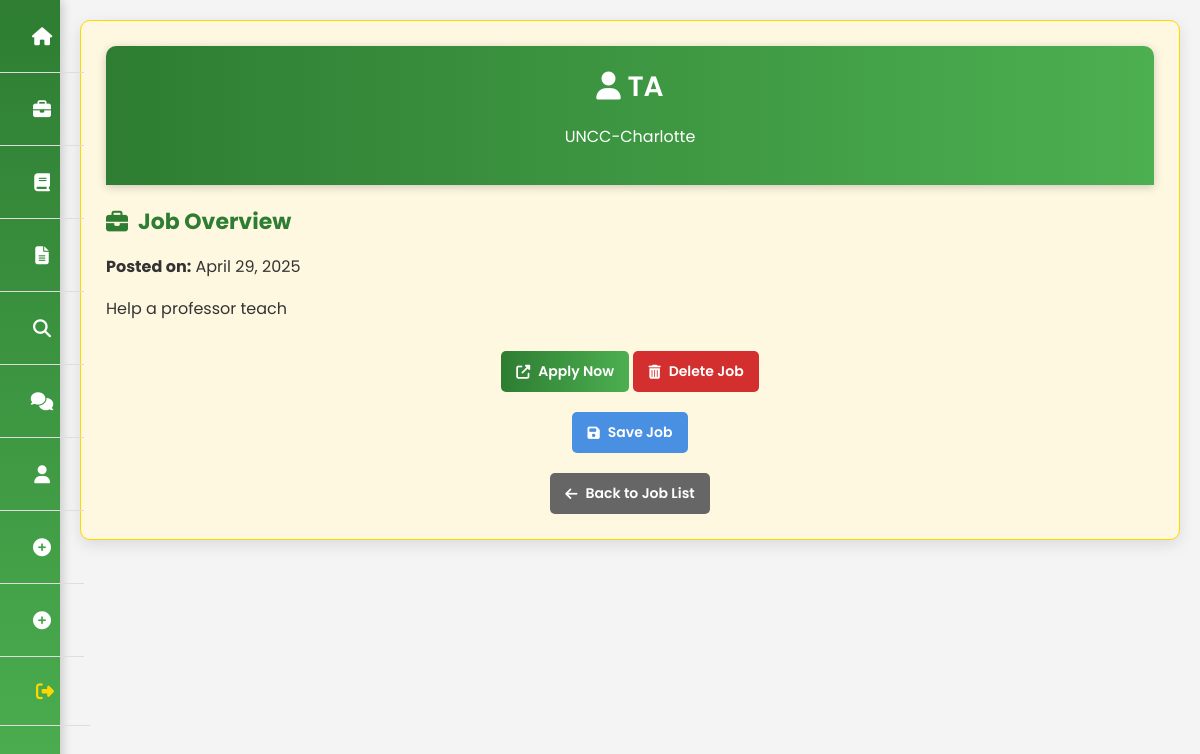
/job/3/ (signed in), run on the app's committed database.
### courses/models.py (models this page shows)
class JobListing(models.Model):
    title = models.CharField(max_length=200)
    company = models.CharField(max_length=100)
    location = models.CharField(max_length=100)
    description = models.TextField()
    application_link = models.URLField()
    posted_at = models.DateTimeField(auto_now_add=True)
    posted_by = models.ForeignKey(User, on_delete=models.CASCADE)
    def __str__(self):
        return self.title

### courses/views.py (the view)
# urls.py: path('job/<int:job_id>/', views.job_detail, name='job_detail'),
@login_required
def job_detail(request, job_id):
    job = get_object_or_404(JobListing, id=job_id)
    is_saved = SavedJob.objects.filter(user=request.user, job=job).exists()
    context = {
        'job': job,
        'is_saved': is_saved,
    }
    return render(request, 'courses/job_detail.html', context)

### courses/templates/courses/job_detail.html (shortened to what this page needs)
{% extends 'courses/base.html' %}
{% block content %}
<div class="container">
    <div class="page-header">
        <h1><i class="fas fa-user"></i> {{ job }}</h1>
        <p>{{job.company}}-{{ job.location }}</p>
    </div>
    <div class="job-overview">
        <h2><i class="fas fa-briefcase"></i> Job Overview</h2>
        <p><strong>Posted on:</strong> {{ job.posted_at|date:"F d, Y" }}</p>
        <p>{{ job.description }}</p>
    </div>
    <div class="apply-link">
        <a href="{{ job.application_link }}" target="_blank" class="btn btn-apply">
            <i class="fas fa-external-link-alt"></i> Apply Now
        </a>
        {% if user == job.posted_by %}
            <a href="{% url 'delete_job' job.id %}" class="btn btn-delete">
                <i class="fas fa-trash-alt"></i> Delete Job
            </a>
        {% endif %}
    </div>
    <div class="save-link">
        {% if is_saved %}
            <a href="{% url 'unsave_job' job.id %}" class="btn btn-unsave">
                <i class="fas fa-minus-circle"></i> Unsave Job
            </a>
        {% else %}
            <a href="{% url 'save_job' job.id %}" class="btn btn-save">
                <i class="fas fa-save"></i> Save Job
            </a>
        {% endif %}
    </div>
    <div class="back-link">
        <a href="{% url 'job_list' %}" class="btn btn-back">
            <i class="fas fa-arrow-left"></i> Back to Job List
        </a>
    </div>
</div>
{% endblock %}

### static/style.css (style rules this page uses)
body { font-family: 'Poppins', Arial, sans-serif; margin: 0; padding: 0; background-color: #f4f4f4; color: #333; display: flex; }
.container { max-width: 100%; background: #FFF8E1; padding: 25px; border-radius: 10px; box-shadow: 0 5px 15px rgba(0,0,0,0.1); border: 1px solid #FFD700; }
h1 { color: #2E7D32; text-align: center; font-weight: 600; margin-bottom: 20px; }
a { color: #4A90E2; text-decoration: none; font-weight: 400; transition: color 0.3s ease; }
.page-header { background: linear-gradient(to right, #2E7D32, #4CAF50); color: white; padding: 20px; text-align: center; border-radius: 10px 10px 0 0; margin-bottom: 20px; box-shadow: 0 2px 10px rgba(0,0,0,0.2); }
.page-header h1 { margin: 0; color: white; font-size: 28px; }
.btn { display: inline-flex; align-items: center; gap: 8px; padding: 10px 15px; border-radius: 5px; font-size: 14px; font-weight: 600; text-decoration: none; transition: background-color 0.3s ease, transform 0.1s ease; }
.btn-create, .btn-submit, .btn-apply { background: linear-gradient(to right, #2E7D32, #4CAF50); color: white; }
.btn-view, .btn-save { background-color: #4A90E2; color: white; }
.btn-delete { background-color: #D32F2F; color: white; }
.btn-back { background-color: #666; color: white; }
.job-overview { margin-bottom: 30px; }
.job-overview h2 { color: #2E7D32; font-size: 22px; margin-bottom: 10px; display: flex; align-items: center; gap: 10px; }
.job-overview p { color: #333; font-size: 16px; line-height: 1.6; margin-bottom: 10px; }
.apply-link, .save-link { margin-bottom: 20px; text-align: center; }
.back-link { text-align: center; }

### data on the page
JobListing: title "TA", company "UNCC", location "Charlotte", posted_at "April 29, 2025", description "Help a professor teach"
